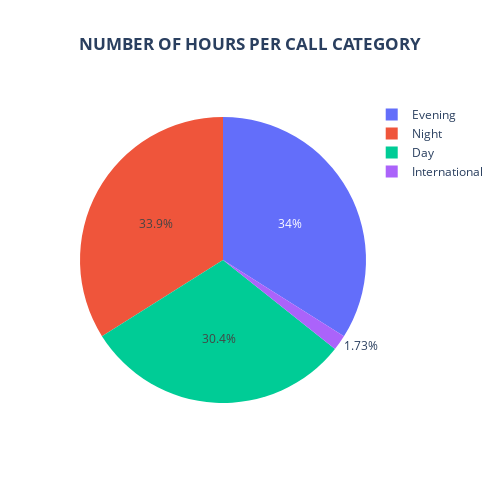

This figure's notebook cell:
### Code cell
fig = px.pie(mg3, names = "session", values = "no_of_hours", title = "<b>NUMBER OF HOURS PER CALL CATEGORY</b>")

fig.update_layout(
    title = dict(text = "<b>NUMBER OF HOURS PER CALL CATEGORY</b>", x = 0.5, xanchor = 'center'))

fig.update_layout(width = 500, height = 500)
fig.show()

### Figure 1 — Plotly figure (JSON) as saved in the notebook; plotly's stock layout.template omitted (floating-point values rounded to 4 significant figures)
{"data": [{"domain": {"x": [0, 1], "y": [0, 1]}, "hovertemplate": "session=%{label}<br>no_of_hours=%{value}<extra></extra>", "labels": ["Evening", "Day", "Night", "International"], "legendgroup": "", "name": "", "showlegend": true, "type": "pie", "values": [11160.0, 9987.0, 11160.0, 568.7]}], "layout": {"height": 500, "legend": {"tracegroupgap": 0}, "title": {"text": "<b>NUMBER OF HOURS PER CALL CATEGORY</b>", "x": 0.5, "xanchor": "center"}, "width": 500}}
